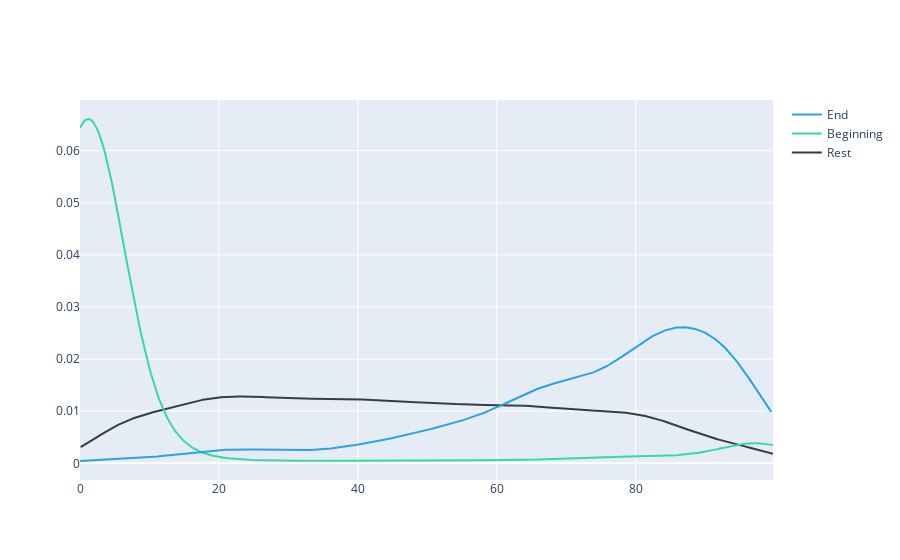

Here is the notebook cell this chart was saved with:
### Code cell
import plotly.figure_factory as ff
import numpy as np

x1 = np.random.randn(200) - 1
x2 = np.random.randn(200)
x3 = np.random.randn(200) + 1

hist_data = [rest.relative.to_numpy(), begining.relative.to_numpy(), end.relative.to_numpy()]

group_labels = ['Rest', 'Beginning', 'End']
colors = ['#333F44', '#37dA9C', '#29a3E4']

# Create distplot with curve_type set to 'normal'
fig = ff.create_distplot(hist_data, group_labels, show_hist=False, colors=colors, show_rug=False)

fig.write_image('Figures_For_Report/relative_position_distplot.png')
fig.show()

### Figure 1 — Plotly figure (JSON) as saved in the notebook; plotly's stock layout.template omitted (floating-point values rounded to 4 significant figures; data arrays with more than 128 entries replaced by an {"elided": "..."} marker saying what was removed)
{"data": [{"legendgroup": "Rest", "marker": {"color": "#333F44"}, "mode": "lines", "name": "Rest", "showlegend": true, "type": "scatter", "x": {"elided": "500 float values"}, "xaxis": "x", "y": {"elided": "500 float values"}, "yaxis": "y"}, {"legendgroup": "Beginning", "marker": {"color": "#37dA9C"}, "mode": "lines", "name": "Beginning", "showlegend": true, "type": "scatter", "x": {"elided": "500 float values"}, "xaxis": "x", "y": {"elided": "500 float values"}, "yaxis": "y"}, {"legendgroup": "End", "marker": {"color": "#29a3E4"}, "mode": "lines", "name": "End", "showlegend": true, "type": "scatter", "x": {"elided": "500 float values"}, "xaxis": "x", "y": {"elided": "500 float values"}, "yaxis": "y"}], "layout": {"barmode": "overlay", "hovermode": "closest", "legend": {"traceorder": "reversed"}, "xaxis": {"anchor": "y2", "domain": [0, 1], "zeroline": false}, "yaxis": {"anchor": "free", "domain": [0, 1], "position": 0}}}
